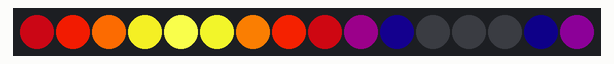
Simulated run of this program. Board: MicroPython board. On the bench: 16 RGB LEDs in strip order, left to right. Library files of the repository ran but are not shown: 1 file(s).

Above: at 0.06 s.
At 4.96 s:
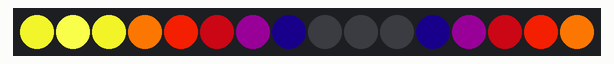
At 9.86 s:
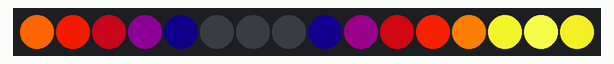
At 19.76 s:
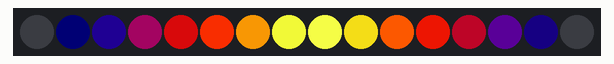
At 29.56 s:
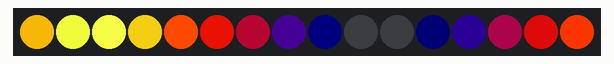
At 39.46 s:
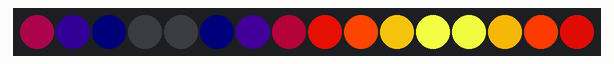

The program:

main.py
```python
from machine import Timer, Pin
from utime import ticks_ms
from neopixel import NeoPixel
from func_tables import sin_table, cos_table, gamma_table
from color_tables import cm_inferno as cm


cycle_time = 100
freq = 1

# NeoPixel setup
np_ledcount = 16
np_pin = Pin(0, Pin.OUT)
np = NeoPixel(np_pin, np_ledcount)

np_ledpos_x = bytearray([  0,  15,  31,  47,  63,  79,  95, 111, 127, 143, 159, 175, 191, 207, 223, 239])
np_ledpos_y = bytearray([127, 143, 159, 175, 191, 207, 223, 239,   0,  15,  31,  47,  63,  79,  95, 111])

# apply gamma correction to the colormap
cmgc = bytearray([gamma_table[v] for v in cm])

# cache object
buf = np.buf
buf_write = np.write

# define refresh function for shader
# vr, vg, vb = 0, 0, 0
# def sin_shader(t):
#     c = ticks_ms() // cycle_time
#     for n in range(np_ledcount):
#         vb = sin_table[((c + np_ledpos_x[n]) * freq) & 0xff]
#         vb = gamma_table[vb & 0xff]
#         vr = sin_table[((c + np_ledpos_y[n]) * freq) & 0xff]
#         vr = gamma_table[vr & 0xff]
#         # np[n] = (vr,0,vb)

#         buf[n * 3] = vg
#         buf[n * 3 + 1] = vr
#         buf[n * 3 + 2] = vb
#         buf_write()

v = 0

# @micropython.viper
def colormap_shader(t):
    c = ticks_ms() // cycle_time
    for n in range(np_ledcount):
        v = sin_table[((c + np_ledpos_x[n]) * freq) & 0xff]
        # v = gamma_table[v & 0xff]

        buf[n * 3] = cmgc[v * 3 + 1]
        buf[n * 3 + 1] = cmgc[v * 3]
        buf[n * 3 + 2] = cmgc[v * 3 + 2]
        buf_write()

shader_update = colormap_shader

shader_valid = False
try:
    shader_update(0)
    shader_valid = True
except Exception as ex:
    print("Error in shader_update() routine!")
    raise ex


# start timer for shader update
s_timer = Timer(-1)
if shader_valid:
    s_timer.init(period=20, mode=Timer.PERIODIC, callback=shader_update)


# just a helper function to stop the timer
def stop():
    s_timer.deinit()
```

Source omitted: func_tables.py (data table, 3751 bytes), color_tables.py (data table, 7890 bytes)
